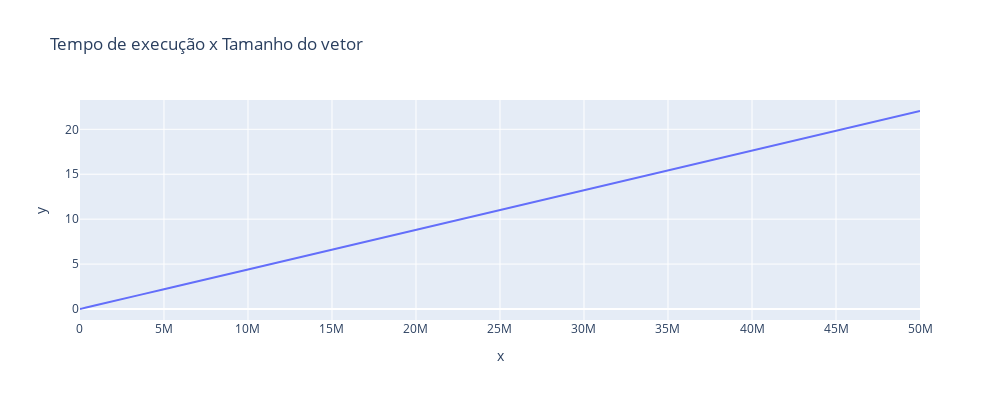

Notebook code cell kept with this figure:
### Code cell
#Gerar gráfico
import plotly.express as ptx

xAxis = [1000, 5000, 10000, 50000, 100000, 500000, 1000000, 5000000, 10000000, 50000000]
yAxis = [0.00100, 0.00233, 0.00433, 0.02167, 0.04234, 0.21771, 0.44476, 2.19815, 4.40173, 22.03676]

fig = ptx.line(x= xAxis, y= yAxis, title= 'Tempo de execução x Tamanho do vetor', height=400, width=1000, line_shape='spline')

fig.show()

### Figure 1 — Plotly figure (JSON) as saved in the notebook; plotly's stock layout.template omitted (floating-point values rounded to 4 significant figures)
{"data": [{"hovertemplate": "x=%{x}<br>y=%{y}<extra></extra>", "legendgroup": "", "line": {"color": "#636efa", "dash": "solid", "shape": "spline"}, "marker": {"symbol": "circle"}, "mode": "lines", "name": "", "orientation": "v", "showlegend": false, "type": "scatter", "x": [1000, 5000, 10000, 50000, 100000, 500000, 1000000, 5000000, 10000000, 50000000], "xaxis": "x", "y": [0.001, 0.00233, 0.00433, 0.02167, 0.04234, 0.2177, 0.4448, 2.198, 4.402, 22.04], "yaxis": "y"}], "layout": {"height": 400, "legend": {"tracegroupgap": 0}, "title": {"text": "Tempo de execução x Tamanho do vetor"}, "width": 1000, "xaxis": {"anchor": "y", "domain": [0, 1], "title": {"text": "x"}}, "yaxis": {"anchor": "x", "domain": [0, 1], "title": {"text": "y"}}}}
